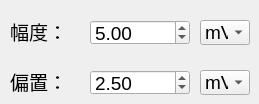
                      <widget class="QWidget" name="tab_ch1_sine_vol_appoff">
                       <attribute name="title">
                        <string>幅度-偏置</string>
                       </attribute>
                       <widget class="QLabel" name="label_vol_3">
                        <property name="geometry">
                         <rect>
                          <x>10</x>
                          <y>70</y>
                          <width>76</width>
                          <height>22</height>
                         </rect>
                        </property>
                        <property name="font">
                         <font>
                          <family>Arial</family>
                          <pointsize>14</pointsize>
                         </font>
                        </property>
                        <property name="text">
                         <string>偏置：</string>
                        </property>
                       </widget>
                       <widget class="QComboBox" name="comboBox_ch1_sine_vol_appoff_appunit">
                        <property name="geometry">
                         <rect>
                          <x>200</x>
                          <y>20</y>
                          <width>50</width>
                          <height>25</height>
                         </rect>
                        </property>
                        <property name="minimumSize">
                         <size>
                          <width>50</width>
                          <height>0</height>
                         </size>
                        </property>
                        <property name="maximumSize">
                         <size>
                          <width>50</width>
                          <height>16777215</height>
                         </size>
                        </property>
                        <property name="font">
                         <font>
                          <pointsize>14</pointsize>
                         </font>
                        </property>
                        <item>
                         <property name="text">
                          <string>mV</string>
                         </property>
                        </item>
                        <item>
                         <property name="text">
                          <string>V</string>
                         </property>
                        </item>
                       </widget>
                       <widget class="QComboBox" name="comboBox_ch1_sine_vol_appoff_offunit">
                        <property name="geometry">
                         <rect>
                          <x>200</x>
                          <y>70</y>
                          <width>50</width>
                          <height>25</height>
                         </rect>
                        </property>
                        <property name="minimumSize">
                         <size>
                          <width>50</width>
                          <height>0</height>
                         </size>
                        </property>
                        <property name="maximumSize">
                         <size>
                          <width>50</width>
                          <height>16777215</height>
                         </size>
                        </property>
                        <property name="font">
                         <font>
                          <pointsize>14</pointsize>
                         </font>
                        </property>
                        <item>
                         <property name="text">
                          <string>mV</string>
                         </property>
                        </item>
                        <item>
                         <property name="text">
                          <string>V</string>
                         </property>
                        </item>
                       </widget>
                       <widget class="QLabel" name="label_vol_4">
                        <property name="geometry">
                         <rect>
                          <x>10</x>
                          <y>20</y>
                          <width>76</width>
                          <height>22</height>
                         </rect>
                        </property>
                        <property name="font">
                         <font>
                          <family>Arial</family>
                          <pointsize>14</pointsize>
                         </font>
                        </property>
                        <property name="text">
                         <string>幅度：</string>
                        </property>
                       </widget>
                       <widget class="QDoubleSpinBox" name="doubleSpinBox_ch1_sine_vol_appoff_offpara">
                        <property name="geometry">
                         <rect>
                          <x>90</x>
                          <y>70</y>
                          <width>100</width>
                          <height>25</height>
                         </rect>
                        </property>
                        <property name="minimumSize">
                         <size>
                          <width>100</width>
                          <height>0</height>
                         </size>
                        </property>
                        <property name="maximumSize">
                         <size>
                          <width>100</width>
                          <height>16777215</height>
                         </size>
                        </property>
                        <property name="font">
                         <font>
                          <pointsize>14</pointsize>
                         </font>
                        </property>
                        <property name="value">
                         <double>2.500000000000000</double>
                        </property>
                       </widget>
                       <widget class="QDoubleSpinBox" name="doubleSpinBox_ch1_sine_vol_appoff_apppara">
                        <property name="geometry">
                         <rect>
                          <x>90</x>
                          <y>20</y>
                          <width>100</width>
                          <height>25</height>
                         </rect>
                        </property>
                        <property name="minimumSize">
                         <size>
                          <width>100</width>
                          <height>0</height>
                         </size>
                        </property>
                        <property name="maximumSize">
                         <size>
                          <width>100</width>
                          <height>16777215</height>
                         </size>
                        </property>
                        <property name="font">
                         <font>
                          <pointsize>14</pointsize>
                         </font>
                        </property>
                        <property name="minimum">
                         <double>4.000000000000000</double>
                        </property>
                        <property name="value">
                         <double>5.000000000000000</double>
                        </property>
                       </widget>
                      </widget>
